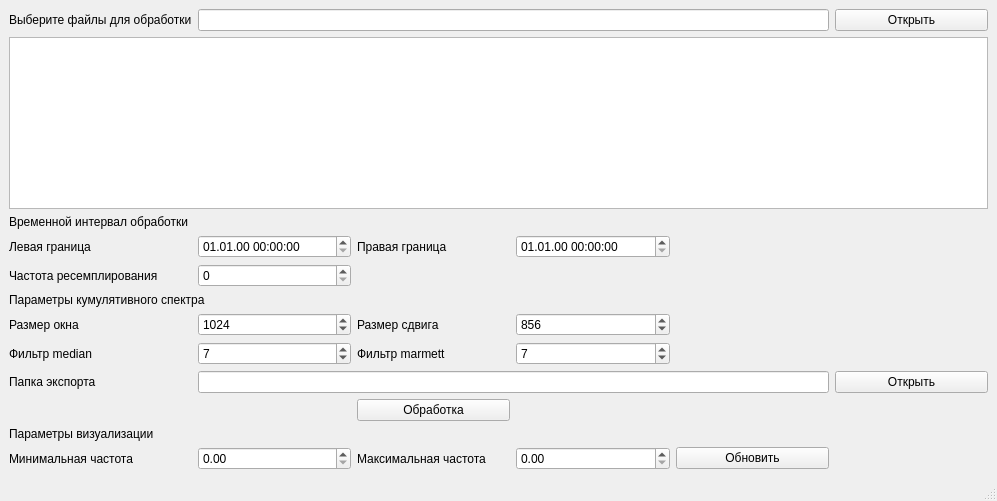
<?xml version="1.0" encoding="UTF-8"?>
<ui version="4.0">
 <class>MainWindow</class>
 <widget class="QMainWindow" name="MainWindow">
  <property name="geometry">
   <rect>
    <x>0</x>
    <y>0</y>
    <width>997</width>
    <height>501</height>
   </rect>
  </property>
  <property name="windowTitle">
   <string>MainWindow</string>
  </property>
  <widget class="QWidget" name="centralwidget">
   <layout class="QVBoxLayout" name="verticalLayout">
    <item>
     <layout class="QGridLayout" name="formGridLayout">
      <item row="10" column="1">
       <widget class="QSpinBox" name="sbWindowSize">
        <property name="maximum">
         <number>10000</number>
        </property>
        <property name="value">
         <number>1024</number>
        </property>
       </widget>
      </item>
      <item row="7" column="0">
       <widget class="QLabel" name="label_3">
        <property name="text">
         <string>Левая граница</string>
        </property>
       </widget>
      </item>
      <item row="7" column="1">
       <widget class="QDateTimeEdit" name="dtMinDt">
        <property name="displayFormat">
         <string>dd.MM.yy HH:mm:ss</string>
        </property>
       </widget>
      </item>
      <item row="0" column="5">
       <widget class="QPushButton" name="pbSelectFiles">
        <property name="text">
         <string>Открыть</string>
        </property>
       </widget>
      </item>
      <item row="10" column="0">
       <widget class="QLabel" name="label_8">
        <property name="text">
         <string>Размер окна</string>
        </property>
       </widget>
      </item>
      <item row="12" column="0">
       <widget class="QLabel" name="label_5">
        <property name="text">
         <string>Папка экспорта</string>
        </property>
       </widget>
      </item>
      <item row="0" column="0">
       <widget class="QLabel" name="label">
        <property name="text">
         <string>Выберите файлы для обработки</string>
        </property>
       </widget>
      </item>
      <item row="7" column="2">
       <widget class="QLabel" name="label_4">
        <property name="text">
         <string>Правая граница</string>
        </property>
       </widget>
      </item>
      <item row="12" column="1" colspan="4">
       <widget class="QLineEdit" name="leOutputFolder">
        <property name="font">
         <font>
          <pointsize>8</pointsize>
         </font>
        </property>
       </widget>
      </item>
      <item row="11" column="3">
       <widget class="QSpinBox" name="sbMarmettFilter">
        <property name="maximum">
         <number>100</number>
        </property>
        <property name="value">
         <number>7</number>
        </property>
       </widget>
      </item>
      <item row="12" column="5">
       <widget class="QPushButton" name="pbFolderExport">
        <property name="text">
         <string>Открыть</string>
        </property>
       </widget>
      </item>
      <item row="7" column="3">
       <widget class="QDateTimeEdit" name="dtMaxDt">
        <property name="displayFormat">
         <string>dd.MM.yy HH:mm:ss</string>
        </property>
       </widget>
      </item>
      <item row="8" column="1">
       <widget class="QSpinBox" name="sbResampleFrequency"/>
      </item>
      <item row="11" column="1">
       <widget class="QSpinBox" name="sbMedianFilter">
        <property name="maximum">
         <number>100</number>
        </property>
        <property name="value">
         <number>7</number>
        </property>
       </widget>
      </item>
      <item row="11" column="2">
       <widget class="QLabel" name="label_11">
        <property name="text">
         <string>Фильтр marmett</string>
        </property>
       </widget>
      </item>
      <item row="0" column="1" colspan="4">
       <widget class="QLineEdit" name="leInputFolder">
        <property name="font">
         <font>
          <pointsize>8</pointsize>
         </font>
        </property>
        <property name="readOnly">
         <bool>true</bool>
        </property>
       </widget>
      </item>
      <item row="11" column="0">
       <widget class="QLabel" name="label_10">
        <property name="text">
         <string>Фильтр median</string>
        </property>
       </widget>
      </item>
      <item row="16" column="0" colspan="6">
       <layout class="QGridLayout" name="glGraph"/>
      </item>
      <item row="8" column="0">
       <widget class="QLabel" name="label_6">
        <property name="text">
         <string>Частота ресемплирования</string>
        </property>
       </widget>
      </item>
      <item row="10" column="2">
       <widget class="QLabel" name="label_9">
        <property name="text">
         <string>Размер сдвига</string>
        </property>
       </widget>
      </item>
      <item row="9" column="0" colspan="5">
       <widget class="QLabel" name="label_7">
        <property name="text">
         <string>Параметры кумулятивного спектра</string>
        </property>
       </widget>
      </item>
      <item row="10" column="3">
       <widget class="QSpinBox" name="sbOverlapSize">
        <property name="maximum">
         <number>10000</number>
        </property>
        <property name="value">
         <number>856</number>
        </property>
       </widget>
      </item>
      <item row="3" column="0" colspan="6">
       <widget class="QTextEdit" name="teFilesList">
        <property name="enabled">
         <bool>true</bool>
        </property>
        <property name="readOnly">
         <bool>true</bool>
        </property>
       </widget>
      </item>
      <item row="5" column="0" colspan="5">
       <widget class="QLabel" name="label_2">
        <property name="text">
         <string>Временной интервал обработки</string>
        </property>
       </widget>
      </item>
      <item row="13" column="2">
       <widget class="QPushButton" name="pbCalculation">
        <property name="text">
         <string>Обработка</string>
        </property>
       </widget>
      </item>
      <item row="14" column="0">
       <widget class="QLabel" name="label_12">
        <property name="text">
         <string>Параметры визуализации</string>
        </property>
       </widget>
      </item>
      <item row="15" column="0">
       <widget class="QLabel" name="label_13">
        <property name="text">
         <string>Минимальная частота</string>
        </property>
       </widget>
      </item>
      <item row="15" column="1">
       <widget class="QDoubleSpinBox" name="deMinFrequency">
        <property name="maximum">
         <double>1000.000000000000000</double>
        </property>
       </widget>
      </item>
      <item row="15" column="2">
       <widget class="QLabel" name="label_14">
        <property name="text">
         <string>Максимальная частота</string>
        </property>
       </widget>
      </item>
      <item row="15" column="3">
       <widget class="QDoubleSpinBox" name="deMaxFrequency">
        <property name="maximum">
         <double>1000.000000000000000</double>
        </property>
       </widget>
      </item>
      <item row="15" column="4">
       <widget class="QPushButton" name="pbSpectrumRefresh">
        <property name="text">
         <string>Обновить</string>
        </property>
       </widget>
      </item>
     </layout>
    </item>
   </layout>
  </widget>
  <widget class="QStatusBar" name="statusbar"/>
  <widget class="QMenuBar" name="menuBar">
   <property name="geometry">
    <rect>
     <x>0</x>
     <y>0</y>
     <width>997</width>
     <height>22</height>
    </rect>
   </property>
  </widget>
 </widget>
 <resources/>
 <connections/>
</ui>
